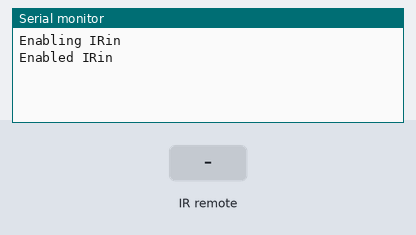
The sketch below on a simulated Arduino Uno, built with avr-gcc and run on an emulated ATmega328P. On the bench: the last lines printed to the serial monitor. The test bench sets the inputs (shaded band).

Above: at 1.2 s.
1.3 s: infrared code 0xFD807F received
At 1.7 s:
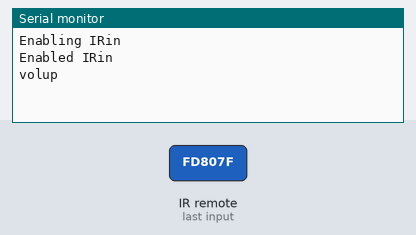
2.8 s: infrared code 0xFD906F received
At 4.0 s:
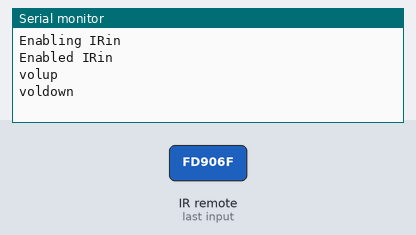
4.3 s: infrared code 0xFDA05F received
At 5.1 s:
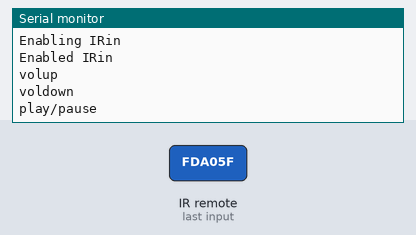
5.8 s: infrared code 0xFD00FF received
At 6.3 s:
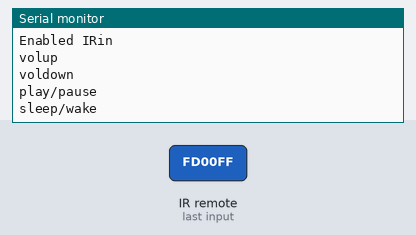
7.3 s: infrared code 0xFD609F received
At 8.5 s:
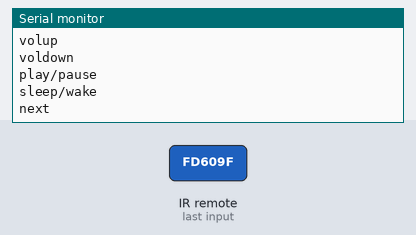
8.8 s: infrared code 0xFD20DF received
At 9.8 s:
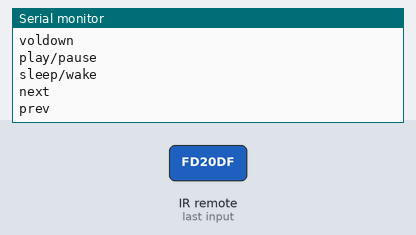

The sketch:

ir.ino
```cpp
#include<IRremote.h>
int RECV_PIN=10;
IRrecv irrecv(RECV_PIN);
decode_results results;


void setup()
{
  Serial.begin(9600);
  Serial.println("Enabling IRin");
  irrecv.enableIRIn();
  Serial.println("Enabled IRin");
}

void loop()
{

if(irrecv.decode(&results))

{
 // Serial.println(results.value,DEC);

  if(results.value==16613503)
  {
    Serial.println("volup"); //increase volume of system
  }

  if(results.value==16617583)
  {
    Serial.println("voldown"); //decrease volume of system
  }

  if(results.value==16621663)
  {
    Serial.println("play/pause"); //play/pause video
  }

  if(results.value==16580863)
  {
    Serial.println("sleep/wake"); //Sleep display
  }

  if(results.value==16605343)
  {
    Serial.println("next"); //change to next tab on browser
  }

  if(results.value==16589023)
  {
    Serial.println("prev"); //change to prev tab on browser
  }

irrecv.resume();
}
}
```

Measured:
- after the input at 1.3 s, the serial monitor: prints a new line at once (image 1)
- after the input at 2.8 s, the serial monitor: prints a new line at once (image 2)
- after the input at 4.3 s, the serial monitor: prints a new line at once (image 3)
- after the input at 5.8 s, the serial monitor: prints a new line at once (image 4)
- after the input at 7.3 s, the serial monitor: prints a new line at once (image 5)
- after the input at 8.8 s, the serial monitor: prints a new line at once (image 6)
